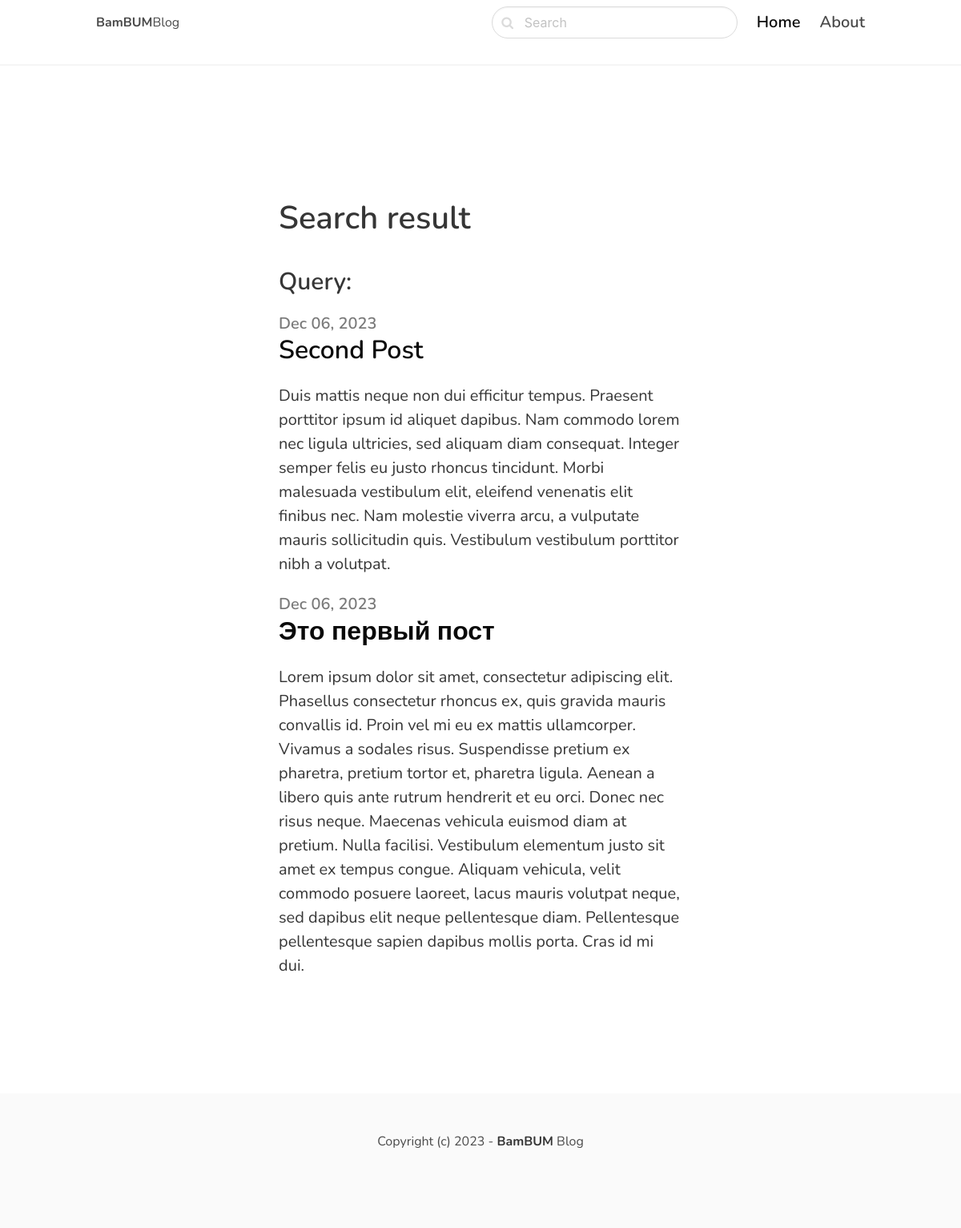
/search/, run on an earlier commit of the app's database.
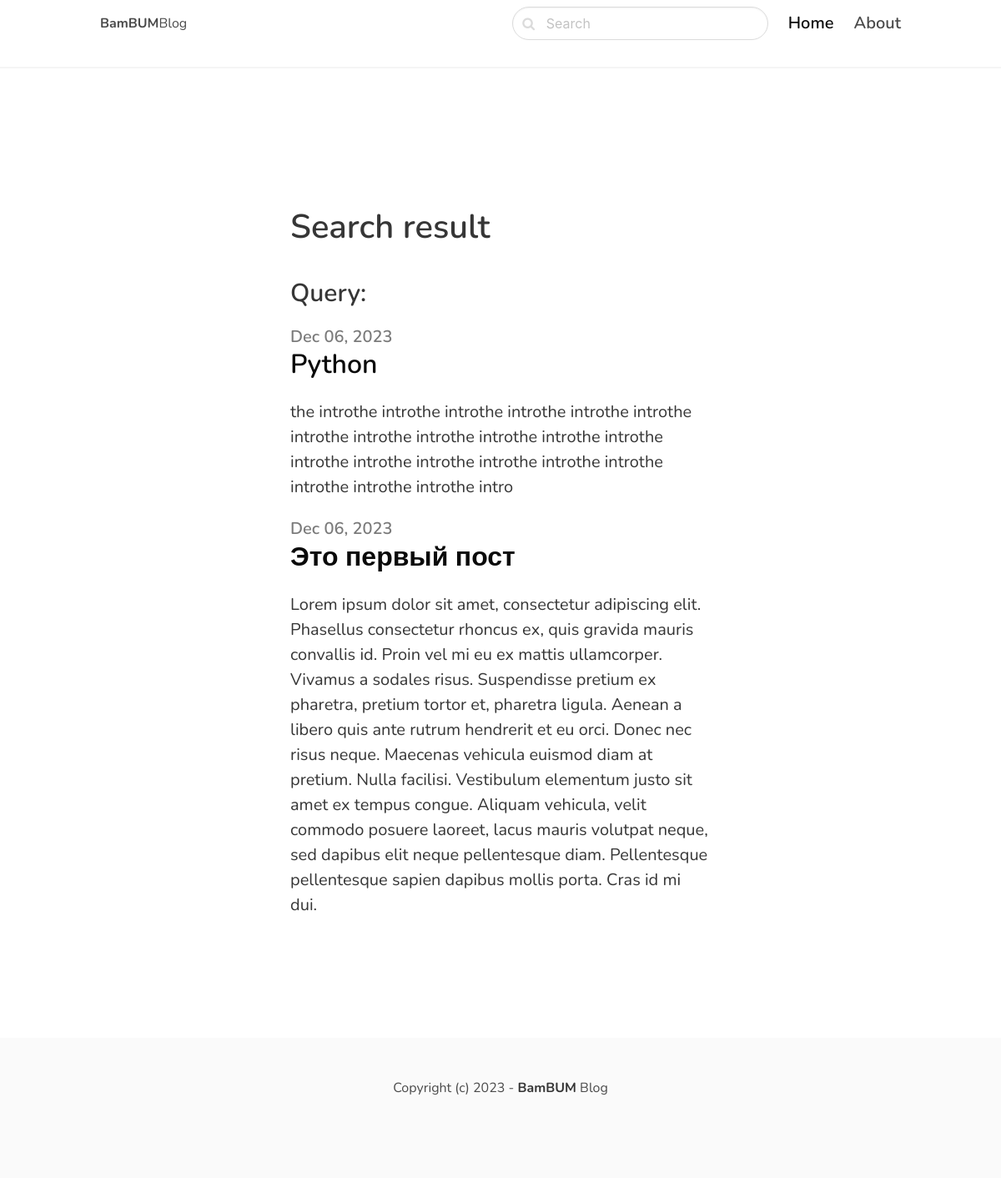
And on a later commit of the database.
### blog/models.py (models this page shows, shortened)
class Post(models.Model):
    ACTIVE = 'active'
    DRAFT = 'draft'
    CHOICES_STATUS = (
        (ACTIVE, 'Active'),
        (DRAFT, 'Draft')
    )
    category = models.ForeignKey(Category, related_name='posts', on_delete=models.CASCADE)
    title = models.CharField(max_length=255, verbose_name='Заголовок:')
    slug = models.SlugField()
    intro = models.TextField(verbose_name="Вступление:")
    body = models.TextField(verbose_name="Содержимое:")
    created_at = models.DateTimeField(auto_now_add=True, verbose_name="Созданно в:")
    status = models.CharField(max_length=10, choices=CHOICES_STATUS, default=ACTIVE)
    image = models.ImageField(upload_to='uploads/', blank=True, null=True)
    class Meta():
        ordering = ('-created_at',)

### blog/views.py (the view)
# urls.py: path('search/', views.search, name='search'),
def search(request):
    query = request.GET.get('query', '')
    posts = Post.objects.filter(Q(title__icontains=query) | Q(intro__icontains=query) | Q(body__icontains=query)).filter(status=Post.ACTIVE)
    return render(request, 'blog/search.html', {'posts': posts, 'query': query})

### blog/templates/blog/search.html (shortened to what this page needs)
{% extends 'core/base.html' %}
{% block content %}
 <section class="hero">
    <div class="hero-body">
      <div class="container">
          <section class="section">
              <div class="columns">
                <div class="column column is-8 is-offset-2">
                    <div class="content is-medium">
                        <h1>Search result</h1>
                        <h3>Query: {{ query }}</h3>
                    </div>
                    {% for post in posts %}
                    <div class="content is-medium">
                      <a href="{% url 'post_detail'  post.category.slug post.slug %}">
                        <h2 class="subtitle is-5 has-text-grey">{{ post.created_at|date:'M d, Y' }}</h2>
                        <h1 class="title has-text-black is-3">{{ post.title }}</h1>
                        <p class="has-text-dark">{{ post.intro }}</p>
                      </a>
                    </div>
                      {% empty %}
                      <div class="content">
                      <p>
                          No result for this given query...///
                      </p>
                      </div>
                  {% endfor %}
                </div>
              </div>
          </section>
      </div>
    </div>
 </section>
{% endblock %}

What changed in the data, as far as the page shows it:
no longer on this page (row edited): Post: created_at "Dec 06, 2023", title "Second Post", intro "Duis mattis neque non dui efficitur tempus. Praesent porttitor ipsum id aliquet dapibus. Nam commodo lorem nec ligula ultricies, sed aliquam diam consequat. Integer semper felis eu justo rhoncus tincidunt. Morbi malesuada vestibulum elit, eleifend venenatis elit finibus nec. Nam molestie viverra arcu, a vulputate mauris sollicitudin quis. Vestibulum vestibulum porttitor nibh a volutpat."
added Post: created_at "Dec 06, 2023", title "Python", intro "the introthe introthe introthe introthe introthe introthe introthe introthe introthe introthe introthe introthe introthe introthe introthe introthe introthe introthe introthe introthe introthe intro"
